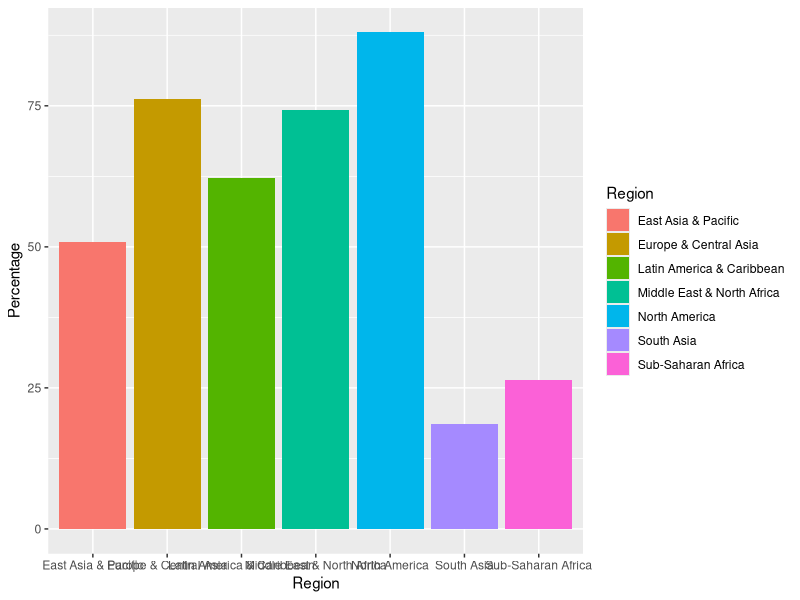

Reproduce this figure in R. (Note: this script raises an error after producing the figure.)
library(tidyverse)
library(lubridate)
library(dplyr)

setwd("~/Documents/GitHub/Tech_Lab_2_Group/Files")

df1 <- read_csv("TL2_Region_Average.csv")
df1$Region <- factor(df1$Region, levels=c("East Asia & Pacific", "Europe & Central Asia", "Latin America & Caribbean","Middle East & North Africa", "North America", "South Asia","Sub-Saharan Africa"))

ggplot(data = df1) +
  geom_bar(mapping = aes(x = Region, y = Percentage, fill = Region), stat = "identity")

ggplot(data=df1)+
  geom_bar(aes(x=Income,y=Percentage))+
  facet_wrap(~Region, nrow=3)










